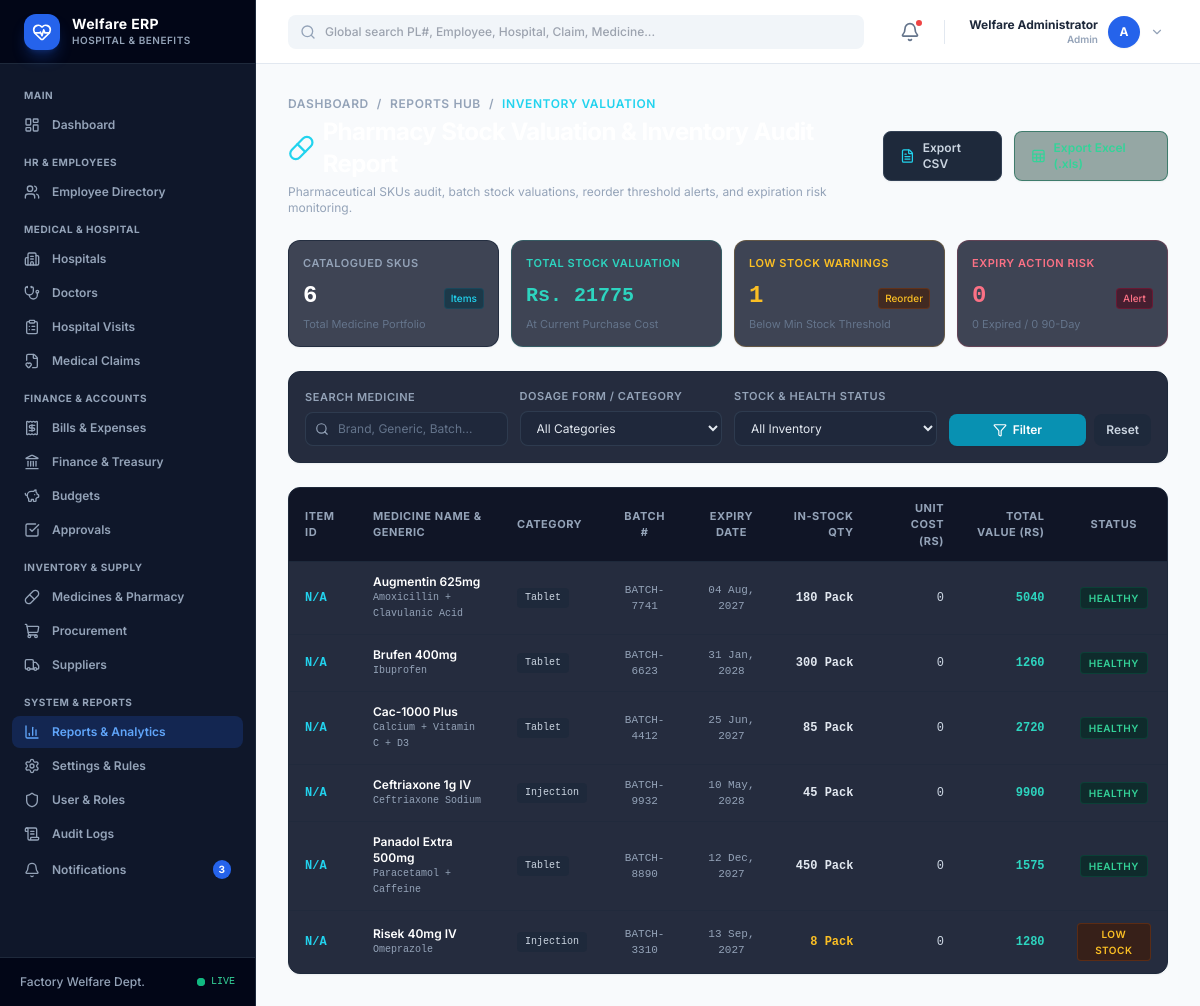
The app's page /reports/inventory/ (signed in), older data.
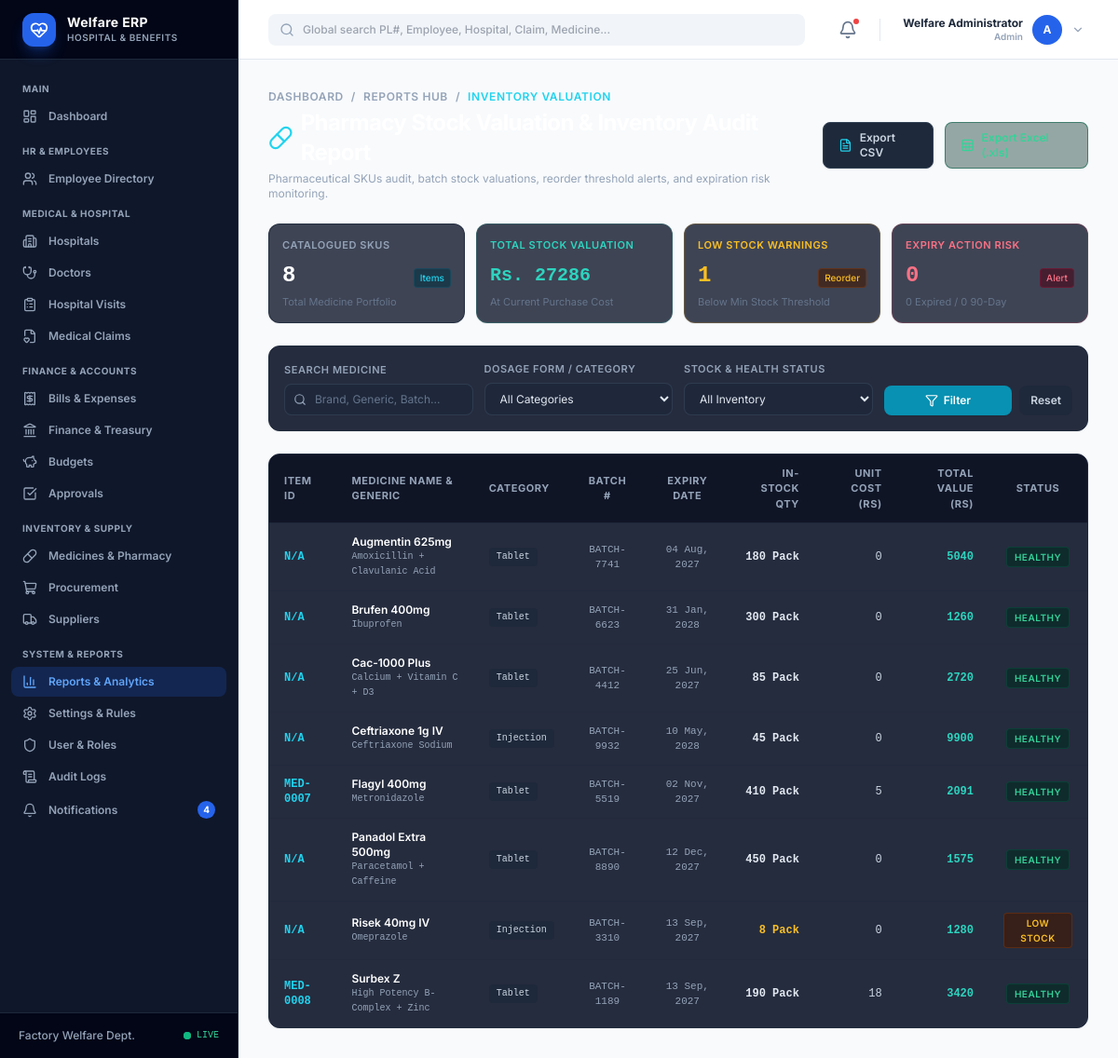
The same page, newer data.
### welfare_app/models.py (models this page shows, shortened)
class Medicine(models.Model):
    CATEGORY_CHOICES = [
        ('Tablet', 'Tablet'),
        ('Capsule', 'Capsule'),
        ('Syrup', 'Syrup / Suspension'),
        ('Injection', 'Injection / IV Infusion'),
        ('Cream / Ointment', 'Cream / Ointment'),
        ('Eye/Ear Drops', 'Eye/Ear Drops'),
        ('Inhaler', 'Inhaler / Spray'),
        ('Surgical Supply', 'Surgical Supply / Bandage'),
        ('Other', 'Other Pharmacy Item'),
    ]
    UNIT_CHOICES = [
        ('Pack', 'Pack / Box'),
        ('Bottle', 'Bottle'),
        ('Strip', 'Strip'),
        ('Tablet', 'Tablet'),
        ('Vial', 'Vial / Ampoule'),
        ('Tube', 'Tube'),
        ('Piece', 'Piece'),
    ]
    medicine_id = models.CharField(max_length=50, blank=True, null=True, unique=True)
    name = models.CharField(max_length=200)
    generic_name = models.CharField(max_length=200, blank=True, null=True)
    category = models.CharField(max_length=50, choices=CATEGORY_CHOICES, default='Tablet')
    manufacturer = models.CharField(max_length=200, blank=True, null=True)
    batch_number = models.CharField(max_length=100, blank=True, null=True)
    expiry_date = models.DateField(blank=True, null=True)
    unit = models.CharField(max_length=50, choices=UNIT_CHOICES, default='Pack')
    unit_cost = models.DecimalField(max_digits=10, decimal_places=2, default=0.00, verbose_name="Unit Cost (Rs.)")
    purchase_price = models.DecimalField(max_digits=10, decimal_places=2, default=0.00)
    selling_price = models.DecimalField(max_digits=10, decimal_places=2, default=0.00)
    quantity = models.IntegerField(default=0)
    min_stock_level = models.IntegerField(default=10)
    supplier = models.ForeignKey(Supplier, on_delete=models.SET_NULL, null=True, blank=True)
    is_active = models.BooleanField(default=True)
    created_at = models.DateTimeField(auto_now_add=True)
    updated_at = models.DateTimeField(auto_now=True)
    class Meta:
        ordering = ['name']
    @property
    def stock_value(self):
        cost = self.unit_cost if self.unit_cost > 0 else self.purchase_price
        return float(self.quantity) * float(cost)
    @property
    def is_low_stock(self):
        return self.quantity <= self.min_stock_level
    @property
    def is_expired(self):
        if self.expiry_date:
            return self.expiry_date < timezone.now().date()
        return False
    @property
    def is_expiring_soon(self):
        if self.expiry_date:
            today = timezone.now().date()
            return today <= self.expiry_date <= today + datetime.timedelta(days=90)
        return False

### welfare_app/views/reports.py (the view, shortened to what this page needs)
# urls.py: path('reports/inventory/', views.inventory_report, name='inventory_report'),
@login_required
def inventory_report(request):
    medicines = Medicine.objects.select_related('supplier').all()
    category = request.GET.get('category', '').strip()
    status_filter = request.GET.get('status', '').strip()
    q = request.GET.get('q', '').strip()
    if category:
        medicines = medicines.filter(category=category)
    today = timezone.now().date()
    item_rows = []
    total_items = 0
    total_stock_value = 0
    low_stock_count = 0
    expired_count = 0
    expiring_soon_count = 0
    for m in medicines.order_by('name'):
        is_low = m.is_low_stock
        is_exp = m.is_expired
        is_soon = m.is_expiring_soon
        s_val = m.stock_value
        if is_low:
            low_stock_count += 1
        if is_exp:
            expired_count += 1
        elif is_soon:
            expiring_soon_count += 1
        total_items += 1
        total_stock_value += s_val
        if status_filter == 'low' and not is_low:
            continue
        if status_filter == 'expired' and not is_exp:
            continue
        if status_filter == 'expiring' and not is_soon:
            continue
        if status_filter == 'healthy' and (is_low or is_exp or is_soon):
            continue
        item_rows.append({
            'medicine': m,
            'stock_value': s_val,
            'is_low': is_low,
            'is_expired': is_exp,
            'is_expiring_soon': is_soon,
        })
    paginator = Paginator(item_rows, 50)
    page_obj = paginator.get_page(request.GET.get('page'))
    categories = [c[0] for c in Medicine.CATEGORY_CHOICES]
    return render(request, 'welfare_app/reports/inventory.html', {
        'page_obj': page_obj,
        'q': q,
        'category': category,
        'status_filter': status_filter,
        'categories': categories,
        'total_items': total_items,
        'total_stock_value': total_stock_value,
        'low_stock_count': low_stock_count,
        'expired_count': expired_count,
        'expiring_soon_count': expiring_soon_count,
        'active_nav': 'reports',
    })

### welfare_app/context_processors.py (called while the page is built)
def welfare_context(request):
    context = {
        'app_name': 'Welfare ERP',
        'app_subtitle': 'Hospital Management System',
    }
    if request.user.is_authenticated:
        context['unread_notifications_count'] = Notification.objects.filter(
            user=request.user, is_read=False
        ).count()
        try:
            context['user_profile'] = request.user.profile
            context['user_role'] = request.user.profile.role
        except Exception:
            context['user_profile'] = None
            context['user_role'] = 'Admin' if request.user.is_superuser else 'Employee'
    return context

### welfare_app/templatetags/welfare_tags.py (called while the page is built)
@register.simple_tag(takes_context=True)
def is_active_nav(context, nav_name):
    active_nav = context.get('active_nav', '')
    if active_nav == nav_name:
        return 'bg-blue-600/20 text-blue-400'
    return 'text-slate-400 hover:bg-slate-800 hover:text-white'

### welfare_app/utils/helpers.py (called while the page is built)
def get_client_ip(request):
    x_forwarded_for = request.META.get('HTTP_X_FORWARDED_FOR')
    if x_forwarded_for:
        ip = x_forwarded_for.split(',')[0]
    else:
        ip = request.META.get('REMOTE_ADDR')
    return ip

### welfare_app/templates/welfare_app/reports/inventory.html (shortened to what the changed rows need)
{% extends "welfare_app/base.html" %}
{% load static %}
{% block content %}
<div class="space-y-6">
  <div class="flex flex-col md:flex-row md:items-center md:justify-between gap-4">
    <div>
      <h1 class="text-2xl font-bold text-white tracking-tight flex items-center gap-2">
        <i data-lucide="pill" class="w-7 h-7 text-cyan-400"></i>
      </h1>
    </div>
  </div>
  <div class="grid grid-cols-2 sm:grid-cols-4 gap-3">
    <div class="bg-slate-900/80 border border-slate-800/80 rounded-xl p-3.5 flex flex-col justify-between shadow-sm">
      <div class="mt-2 flex items-baseline justify-between">
        <div class="text-2xl font-bold text-white font-mono">{{ total_items }}</div>
        <span class="text-[10px] text-cyan-400 font-medium bg-cyan-950/60 border border-cyan-800/40 px-1.5 py-0.5 rounded">Items</span>
      </div>
    </div>
    <div class="bg-slate-900/80 border border-teal-500/20 rounded-xl p-3.5 flex flex-col justify-between shadow-sm">
      <div class="mt-2 flex items-baseline justify-between">
        <div class="text-xl font-bold text-teal-400 font-mono">Rs. {{ total_stock_value|floatformat:0 }}</div>
      </div>
    </div>
  </div>
  <div class="bg-slate-900/90 border border-slate-800 rounded-xl overflow-hidden shadow-sm">
    <div class="overflow-x-auto">
      <table class="w-full text-left border-collapse">
        <thead>
          <tr class="bg-slate-950/60 border-b border-slate-800 text-[11px] font-semibold text-slate-400 uppercase tracking-wider">
            <th class="py-3 px-4">Item ID</th>
            <th class="py-3 px-4">Medicine Name & Generic</th>
            <th class="py-3 px-4">Category</th>
            <th class="py-3 px-4 text-center">Batch #</th>
            <th class="py-3 px-4 text-center">Expiry Date</th>
            <th class="py-3 px-4 text-right">In-Stock Qty</th>
            <th class="py-3 px-4 text-right">Unit Cost (Rs)</th>
            <th class="py-3 px-4 text-right">Total Value (Rs)</th>
            <th class="py-3 px-4 text-center">Status</th>
          </tr>
        </thead>
        <tbody class="divide-y divide-slate-800/60 text-xs">
          {% for row in page_obj %}
          <tr class="hover:bg-slate-800/40 transition-colors">
            <td class="py-3 px-4 font-mono font-bold text-cyan-400">
              {{ row.medicine.medicine_id|default:'N/A' }}
            </td>
            <td class="py-3 px-4">
              <div class="font-semibold text-white">{{ row.medicine.name }}</div>
              <div class="text-[10px] text-slate-400 font-mono">{{ row.medicine.generic_name|default:row.medicine.manufacturer }}</div>
            </td>
            <td class="py-3 px-4 text-slate-300">
              <span class="inline-block px-2 py-0.5 rounded bg-slate-800 text-[10px] font-mono text-slate-300">
                {{ row.medicine.category }}
              </span>
            </td>
            <td class="py-3 px-4 text-center font-mono text-slate-400 text-[11px]">
              {{ row.medicine.batch_number|default:'N/A' }}
            </td>
            <td class="py-3 px-4 text-center font-mono text-[11px]">
              {% if row.is_expired %}
              <span class="text-rose-400 font-bold">{{ row.medicine.expiry_date|date:"d M, Y" }}</span>
              {% elif row.is_expiring_soon %}
              <span class="text-amber-400 font-semibold">{{ row.medicine.expiry_date|date:"d M, Y" }}</span>
              {% else %}
              <span class="text-slate-400">{{ row.medicine.expiry_date|date:"d M, Y"|default:'N/A' }}</span>
              {% endif %}
            </td>
            <td class="py-3 px-4 text-right font-mono font-bold {% if row.is_low %}text-amber-400{% else %}text-slate-200{% endif %}">
              {{ row.medicine.quantity }} {{ row.medicine.unit }}
            </td>
            <td class="py-3 px-4 text-right font-mono text-slate-300">
              {{ row.medicine.unit_cost|floatformat:0 }}
            </td>
            <td class="py-3 px-4 text-right font-mono font-bold text-teal-400">
              {{ row.stock_value|floatformat:0 }}
            </td>
            <td class="py-3 px-4 text-center">
              {% if row.is_expired %}
              <span class="inline-block px-2 py-0.5 rounded text-[10px] font-semibold uppercase tracking-wider bg-rose-950/60 border border-rose-800/40 text-rose-400">Expired</span>
              {% elif row.is_low %}
              <span class="inline-block px-2 py-0.5 rounded text-[10px] font-semibold uppercase tracking-wider bg-amber-950/60 border border-amber-800/40 text-amber-400">Low Stock</span>
              {% elif row.is_expiring_soon %}
              <span class="inline-block px-2 py-0.5 rounded text-[10px] font-semibold uppercase tracking-wider bg-purple-950/60 border border-purple-800/40 text-purple-400">Expiring Soon</span>
              {% else %}
              <span class="inline-block px-2 py-0.5 rounded text-[10px] font-semibold uppercase tracking-wider bg-emerald-950/60 border border-emerald-800/40 text-emerald-400">Healthy</span>
              {% endif %}
            </td>
          </tr>
          {% endfor %}
        </tbody>
      </table>
    </div>
  </div>
</div>
{% endblock %}

### welfare_app/templates/welfare_app/base.html (shortened to what the changed rows need)
{% load welfare_tags %}
<!DOCTYPE html>
<html lang="en">
<head>
    <script src="https://cdn.tailwindcss.com"></script>
</head>
<body class="bg-slate-50 text-slate-800 antialiased font-sans flex h-screen overflow-hidden" x-data="{ sidebarOpen: false }">
    <aside :class="sidebarOpen ? 'translate-x-0' : '-translate-x-full'"
           class="fixed md:static inset-y-0 left-0 z-50 w-64 bg-slate-900 text-slate-300 flex flex-col justify-between transition-transform duration-300 md:translate-x-0 border-r border-slate-800 flex-shrink-0 h-full">
        <div class="flex flex-col h-full overflow-hidden">
            <a href="{% url 'dashboard' %}" class="flex items-center gap-3 px-6 h-16 bg-slate-950 border-b border-slate-800 hover:bg-slate-900/50 transition">
                <div>
                    <h1 class="font-bold text-white text-sm leading-tight tracking-wide">Welfare ERP</h1>
                </div>
            </a>
            <nav class="flex-1 overflow-y-auto py-3 px-3 space-y-0.5 custom-scrollbar">
                <a href="{% url 'notification_list' %}" class="flex items-center gap-3 px-3 py-2 rounded-lg transition-colors {% is_active_nav 'notifications' %}">
                    <i data-lucide="bell" class="w-4 h-4"></i>
                    <span class="text-xs font-semibold">Notifications</span>
                    {% if unread_notifications_count %}
                    <span class="ml-auto px-1.5 py-0.5 text-[10px] font-bold bg-blue-600 text-white rounded-full">{{ unread_notifications_count }}</span>
                    {% endif %}
                </a>
            </nav>
        </div>
    </aside>
    <div class="flex-1 flex flex-col h-full overflow-hidden min-w-0">
        <main class="flex-1 overflow-y-auto p-4 sm:p-8 bg-slate-50">
            {% block content %}{% endblock %}
        </main>
    </div>
</body>
</html>

Row changes from the older to the newer data that the page shows:
added Medicine: medicine.medicine_id "MED-0007", medicine.name "Flagyl 400mg", medicine.generic_name "Metronidazole", medicine.category "Tablet", medicine.batch_number "BATCH-5519", medicine.expiry_date "02 Nov, 2027", medicine.quantity "410", medicine.unit "Pack", medicine.unit_cost "5", stock_value "2091", shows "HEALTHY"
added Medicine: medicine.medicine_id "MED-0008", medicine.name "Surbex Z", medicine.generic_name "High Potency B-Complex + Zinc", medicine.category "Tablet", medicine.batch_number "BATCH-1189", medicine.expiry_date "13 Sep, 2027", medicine.quantity "190", medicine.unit "Pack", medicine.unit_cost "18", stock_value "3420", shows "HEALTHY"
Text that changed along with them:
{{ unread_notifications_count }}: "3" → "4"
{{ total_items }}: "6" → "8"
{{ total_stock_value|floatformat:0 }}: "21775" → "27286"
